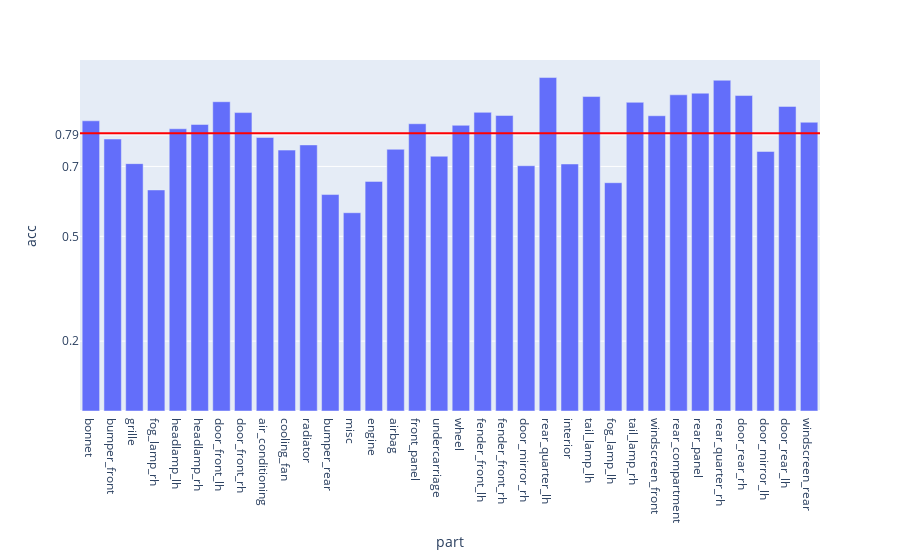

The notebook cell saved with this chart:
### Code cell
fig = px.bar(evalMetrics, x = 'part', y = 'acc')

fig.add_hline(y=avgAcc, line_width=2, line_color="red")

fig.update_layout(
    yaxis = dict(
        tickmode = 'array',
        tickvals = [np.format_float_positional(avgAcc, 2), 0.2, 0.5, 0.7],
    )
)

### Figure 1 — Plotly figure (JSON) as saved in the notebook; plotly's stock layout.template omitted (floating-point values rounded to 4 significant figures)
{"data": [{"alignmentgroup": "True", "hovertemplate": "part=%{x}<br>acc=%{y}<extra></extra>", "legendgroup": "", "marker": {"color": "#636efa", "pattern": {"shape": ""}}, "name": "", "offsetgroup": "", "orientation": "v", "showlegend": false, "textposition": "auto", "type": "bar", "x": ["bonnet", "bumper_front", "grille", "fog_lamp_rh", "headlamp_lh", "headlamp_rh", "door_front_lh", "door_front_rh", "air_conditioning", "cooling_fan", "radiator", "bumper_rear", "misc", "engine", "airbag", "front_panel", "undercarriage", "wheel", "fender_front_lh", "fender_front_rh", "door_mirror_rh", "rear_quarter_lh", "interior", "tail_lamp_lh", "fog_lamp_lh", "tail_lamp_rh", "windscreen_front", "rear_compartment", "rear_panel", "rear_quarter_rh", "door_rear_rh", "door_mirror_lh", "door_rear_lh", "windscreen_rear"], "xaxis": "x", "y": [0.8306, 0.7784, 0.708, 0.6327, 0.8078, 0.8201, 0.8852, 0.8541, 0.7828, 0.7467, 0.7616, 0.6195, 0.5675, 0.6572, 0.749, 0.8222, 0.7292, 0.8177, 0.8548, 0.8458, 0.702, 0.9544, 0.707, 0.9, 0.6534, 0.8835, 0.8451, 0.905, 0.9096, 0.9467, 0.9029, 0.7428, 0.8718, 0.8265], "yaxis": "y"}], "layout": {"barmode": "relative", "legend": {"tracegroupgap": 0}, "margin": {"t": 60}, "shapes": [{"line": {"color": "red", "width": 2}, "type": "line", "x0": 0, "x1": 1, "xref": "x domain", "y0": 0.7948, "y1": 0.7948, "yref": "y"}], "xaxis": {"anchor": "y", "domain": [0, 1], "title": {"text": "part"}}, "yaxis": {"anchor": "x", "domain": [0, 1], "tickmode": "array", "tickvals": ["0.79", 0.2, 0.5, 0.7], "title": {"text": "acc"}}}}
